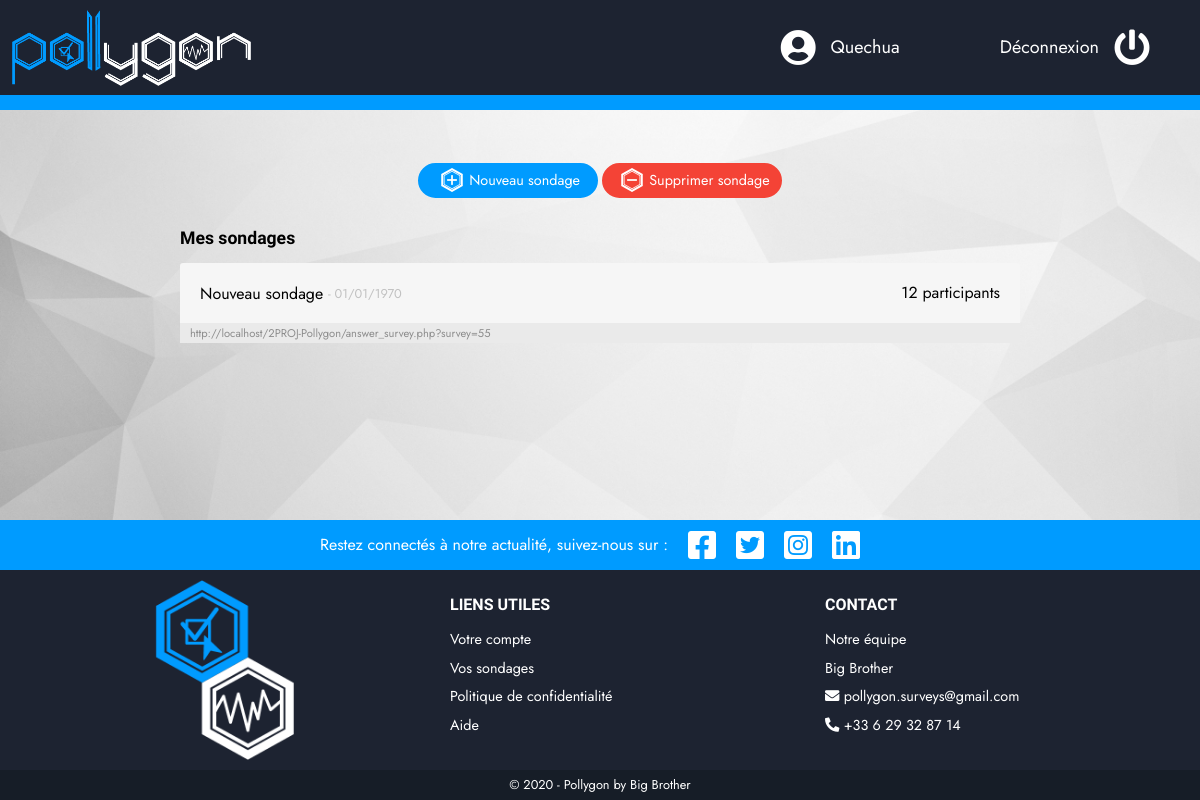
The page /home.php (signed in) on the database as committed earlier.
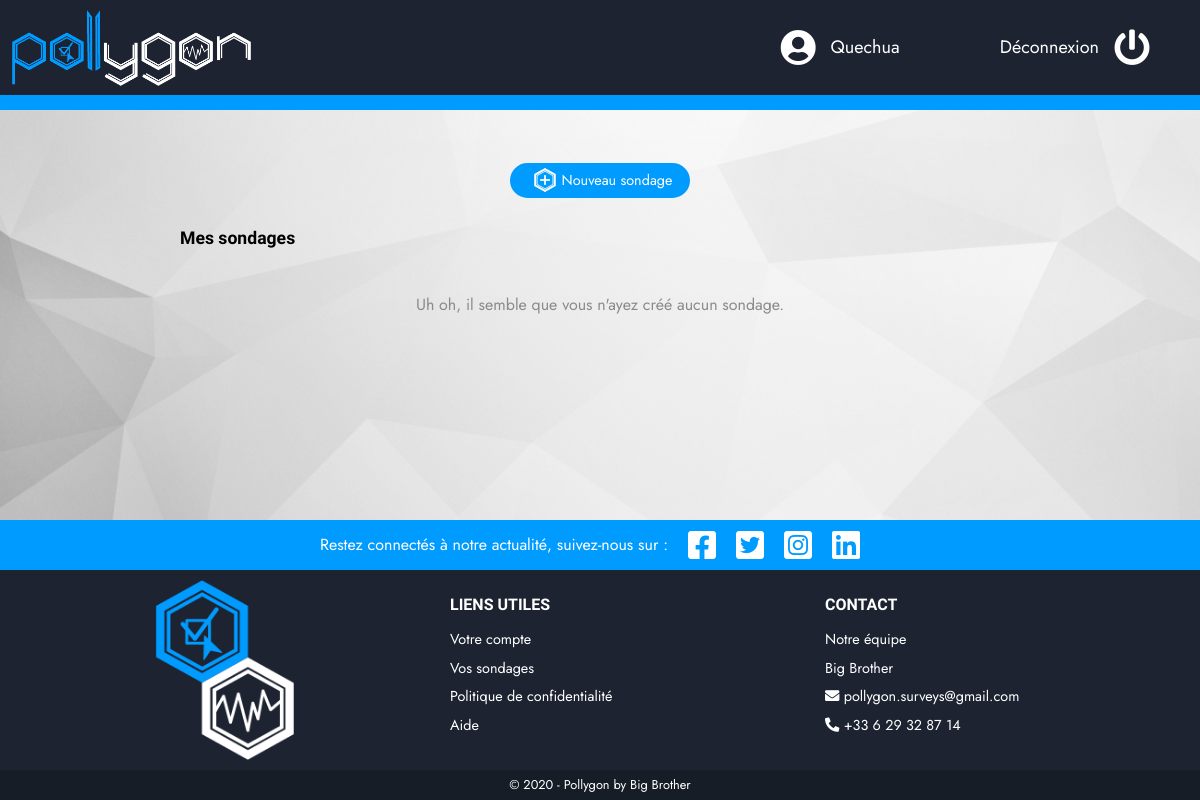
The same page on the database as committed later.
### tables this page shows
CREATE TABLE IF NOT EXISTS `surveys` (
  `survey_id` int(11) NOT NULL AUTO_INCREMENT,
  `owner_id` int(11) NOT NULL,
  `title` varchar(255) NOT NULL DEFAULT 'Nouveau sondage',
  `creation_date` date NOT NULL DEFAULT current_timestamp(),
  `members` int(11) NOT NULL DEFAULT 0,
  `finished` tinyint(1) NOT NULL DEFAULT 0,
  PRIMARY KEY (`survey_id`),
  KEY `owner_id` (`owner_id`)
);

### classes/PDOFactory.php (called while the page is built, shortened)
<?php
abstract class PDOFactory {
    public static function sendQuery($db, $sql, $vars = [], $return = true) {
        $query = $db->prepare($sql);
        $result = [];
        foreach ($vars as $name => $value) {
            if      (is_int($value))    $type = PDO::PARAM_INT;
            elseif  (is_bool($value))   $type = PDO::PARAM_BOOL;
            else                        $type = PDO::PARAM_STR;
            $query->bindValue(":$name", $value, $type);
        }
        $query->execute();
        if ($return) while ($d = $query->fetch(PDO::FETCH_ASSOC)) { $result[] = $d; }
        if ($return) return $result;
    }
}

### home.php (the view, shortened to what this page needs)
<?php
require_once "./init.php";
$surveys = PDOFactory::sendQuery(
        $db,
        'SELECT survey_id, title, creation_date, members FROM surveys WHERE owner_id = :owner_id AND finished = 1 ORDER BY survey_id',
        ["owner_id" => $_SESSION["user_id"]]
);
$delete_mode = isset($_GET["deleteMode"]);
if ($surveys) {
    foreach ($surveys as $survey) {
        $membersText = $survey["members"] > 1 ? " participants" : " participant";
        ?>
            <li class="survey">
                <?php if ($delete_mode) { ?>
                    <a class="surveyLink">
                <?php } else { ?>
                    <a class="surveyLink" href="./analytics.php?survey=<?= $survey["survey_id"]; ?>">
                <?php } ?>
                    <span class="surveyName"><?= $survey["title"] ?></span>
                    <span class="surveyDate">- <?= date('d/m/Y', strtotime($survey["creation_date"])); ?></span>
                    <span class="surveyMembers"><?= $survey["members"].$membersText ?></span>
                </a>
                <div class="surveyURIContainer">
                    <span class="surveyURI">http://localhost/2PROJ-Pollygon/answer_survey.php?survey=<?= $survey["survey_id"]; ?></span>
                </div>
            </li>
        <?php
    }
} else {
    echo '<p id="noSurvey">Uh oh, il semble que vous n\'ayez cr&eacute;&eacute; aucun sondage.</p>';
}
$surveysHTML = ob_get_contents();
require_once "./views/home_v.php";

### views/home_v.php (shortened to what this page needs)
<!DOCTYPE html>
<html lang="fr">
    <head>
        <?php include_once(ROOT."/views/models/head.php"); ?>
    </head>
    <body>
        <?php include_once(ROOT."/views/models/navbar.php"); ?>
        <div id="surveys_btn">
            <?php if(isset($_GET["deleteMode"])) { ?>
                <a class="btn filled smaller" href="./home.php" draggable="false">
                    <i class="fas fa-chevron-left"></i> Annuler
                </a>
                <input class="btn filled red smaller" type="submit" value="Supprimer">
                <p><em>Cliquez sur le(s) sondage(s) que vous souhaitez supprimer puis sur le bouton "Supprimer" ci-dessus.</em></p>
            <?php } else { ?>
                <a class="btn filled smaller" href="./create_survey.php" draggable="false">
                    <i class="svgImport insideBtn"><?= file_get_contents(ROOT."/assets/images/icons/add_survey.svg"); ?></i>
                    Nouveau sondage
                </a>
                <?php if ($surveys) { ?>
                    <a class="btn filled red smaller" href="./home.php?deleteMode" draggable="false">
                        <i class="svgImport insideBtn"><?= file_get_contents(ROOT."/assets/images/icons/del_survey.svg"); ?></i>
                        Supprimer sondage
                    </a>
                <?php } ?>
            <?php } ?>
        </div>
        <div id="surveys_container">
            <h2>Mes sondages</h2>
            <ul id="surveys_list">
                <?= $surveysHTML ?>
            </ul>
        </div>
        <?php include_once(ROOT."/views/models/footer.php"); ?>
    </body>
</html>

### views/models/head.php (shortened to what this page needs)
<link rel="stylesheet" href="./assets/css/normalize.css"/>
<link rel="stylesheet" href="./assets/css/font-awesome.css"/>
<link rel="stylesheet" href="./assets/css/main.css"/>

### views/models/navbar.php
<div id="navbar">
    <a id="navbarLogo" href="./home.php"><img src="./assets/images/pollygon_white.png" alt="Logo"></a>
    <div id="navbar_links">
        <a class="navbarIcon leftIcon" href="./my_account.php">
            <i class="fas fa-user-circle fa-2x"></i>
            <span><?= $_SESSION["username"] ?></span>
        </a>
        <a class="navbarIcon rightIcon" href="./php/user/disconnect.php">
            <span>D&eacute;connexion</span>
            <i class="fas fa-power-off fa-2x"></i>
        </a>
    </div>
</div>

### views/models/footer.php (shortened to what this page needs)
<footer>
    <div id="footerSocial">
        <p>Restez connectés à notre actualité, suivez-nous sur :</p>
        <i class="fab fa-facebook-square"></i>
        <i class="fab fa-twitter-square"></i>
        <i class="fab fa-instagram-square"></i>
        <i class="fab fa-linkedin"></i>
    </div>
    <div id="footerLinks">
        <div class="fLSection">
            <a id="footerLogo" href="./index.php"><img src="./assets/images/pollygon_l_white.png" alt="Pollygon Logo"></a>
        </div>
        <div class="fLSection">
            <h3>Liens utiles</h3>
            <ul>
                <li><a href="./my_account.php">Votre compte</a></li>
                <li><a href="./home.php">Vos sondages</a></li>
                <li><a href="#">Politique de confidentialit&eacute;</a></li>
                <li><a href="#">Aide</a></li>
            </ul>
        </div>
        <div class="fLSection">
            <h3>Contact</h3>
            <ul>
                <li><a href="#">Notre &eacute;quipe</a></li>
                <li><a href="https://www.cia.gov/fr">Big Brother</a></li>
                <li><a href="mailto:pollygon.surveys@gmail.com"><i class="fas fa-envelope"></i> pollygon.surveys&#64;gmail.com</a></li>
                <li><a href="tel:+33629328714"><i class="fas fa-phone-alt"></i> +33 6 29 32 87 14</a></li>
            </ul>
        </div>
    </div>
    <div id="footerCopyright">
        <p>&copy; 2020 - Pollygon by Big Brother</p>
    </div>
</footer>

Rows that differ between the two databases and show on the page:
removed surveys: title "Nouveau sondage", creation_date "01/01/1970", members "12", members "participants", survey_id "55"
Other text that changed with them:
text no longer shown: "Supprimer sondage"
text now shown: "Uh oh, il semble que vous n ' ayez créé aucun sondage."
